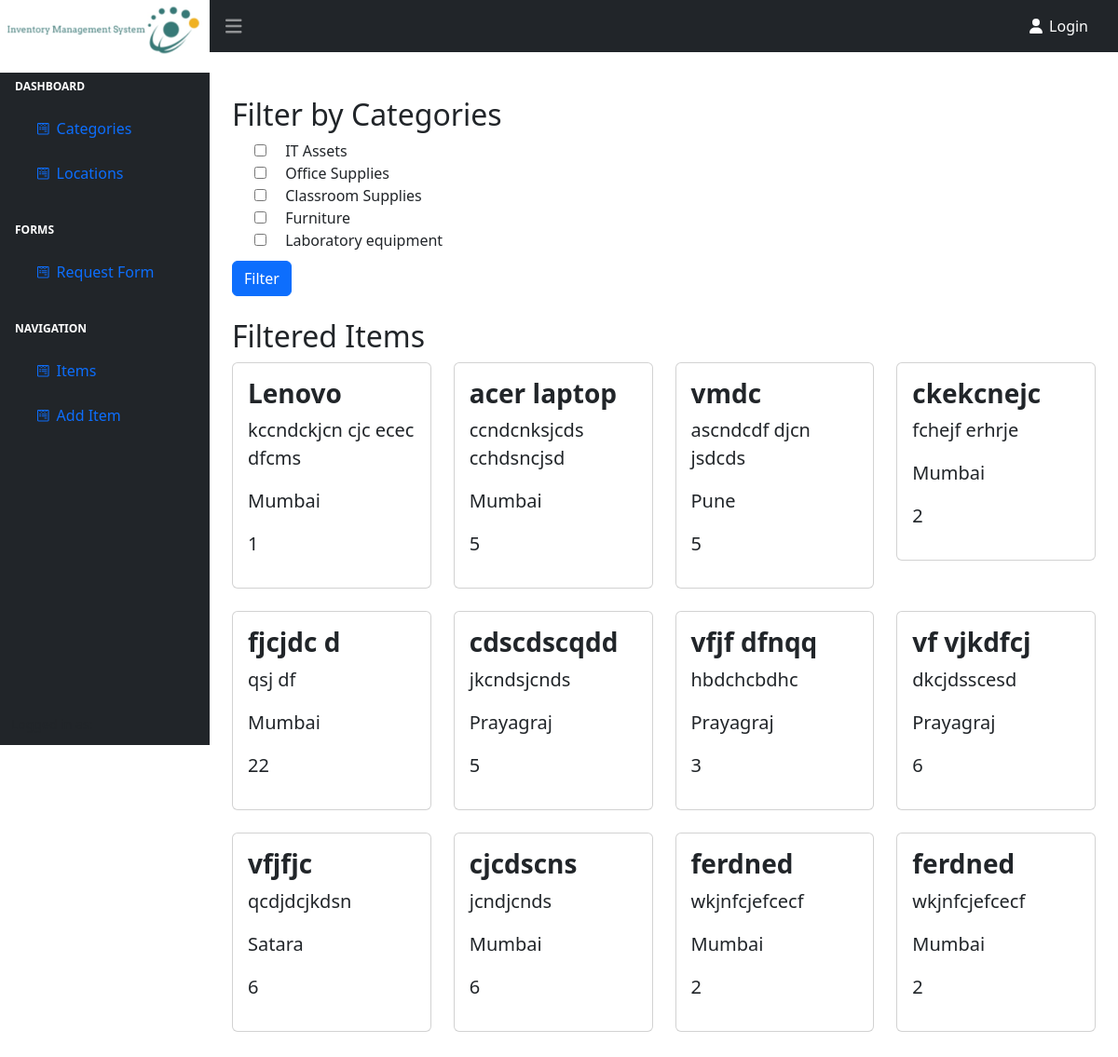
The page / on the database its author committed.
### basic/models.py (models this page shows, shortened)
class Category(models.Model):
    name = models.CharField(max_length=100)
    description = models.TextField()

class Item(models.Model):
    name = models.CharField(max_length=200)
    description = models.TextField()
    quantity = models.PositiveIntegerField()
    location = models.ForeignKey(Location,on_delete=models.CASCADE)
    category = models.ForeignKey(Category, on_delete=models.CASCADE)
    price = models.PositiveIntegerField(default=0,null=True)

class Location(models.Model):
    name = models.CharField(max_length=100)
    description = models.TextField()
    def __str__(self):
        return self.name

### basic/views.py (the view)
# urls.py: path('',categories,name = "categories"),
def categories(request):
    categories = Category.objects.all()
    selected_categories = request.GET.getlist("category")
    items = (
        Item.objects.filter(category__in=selected_categories)
        if selected_categories
        else Item.objects.all()
    )
    return render(
        request,
        "basic/category.html",
        {
            "categories": categories,
            "items": items,
            "selected_categories": selected_categories,
        },
    )

### basic/templates/basic/category.html (shortened to what this page needs)
{% extends 'basic/base1.html' %} {% block start %}
<div class="container py-5">
  <div class="col">
    <div class="row">
      <form method="get" class="mb-4">
        <h2>Filter by Categories</h2>
        <div class="form-check">
          {% for category in categories %}
          <input
            type="checkbox"
            class="form-check-inline"
            name="category"
            value="{{ category.id }}"
            {%
            if
            category.id
            in
            selected_categories
            %}checked{%
            endif
            %}
          />
          <label class="form-check-label">{{ category.name }}</label><br />
          {% endfor %}
        </div>
        <button type="submit" class="btn btn-primary mt-2">Filter</button>
      </form>
    </div>
    <div class="">
      <h2>Filtered Items</h2>
      <div class="row mb-6">
        {% for item in items %}
        <div class="col-md-3 mb-4">
          <div class="card">
            <div class="card-body">
              <h3 class="fw-bolder">{{ item.name }}</h3>
              <p class="lead">{{ item.description }}</p>
              <p class="lead">{{ item.location }}</p>
              <p class="lead">{{ item.quantity }}</p>
            </div>
          </div>
        </div>
        {% endfor %}
      </div>
    </div>
  </div>
</div>
{% endblock %}

### rows shown on the page
Category: name "IT Assets"
Category: name "Office Supplies"
Category: name "Classroom Supplies"
Category: name "Furniture"
Category: name "Laboratory equipment"
Item: name "Lenovo", description "kccndckjcn cjc ecec dfcms", location "Mumbai", quantity "1"
Item: name "acer laptop", description "ccndcnksjcds cchdsncjsd", location "Mumbai", quantity "5"
Item: name "vmdc", description "ascndcdf djcn jsdcds", location "Pune", quantity "5"
Item: name "ckekcnejc", description "fchejf erhrje", location "Mumbai", quantity "2"
Item: name "fjcjdc d", description "qsj df", location "Mumbai", quantity "22"
Item: name "cdscdscqdd", description "jkcndsjcnds", location "Prayagraj", quantity "5"
Item: name "vfjf dfnqq", description "hbdchcbdhc", location "Prayagraj", quantity "3"
Item: name "vf vjkdfcj", description "dkcjdsscesd", location "Prayagraj", quantity "6"
Item: name "vfjfjc", description "qcdjdcjkdsn", location "Satara", quantity "6"
Item: name "cjcdscns", description "jcndjcnds", location "Mumbai", quantity "6"
Item: name "ferdned", description "wkjnfcjefcecf", location "Mumbai", quantity "2"
Item: name "ferdned", description "wkjnfcjefcecf", location "Mumbai", quantity "2"
